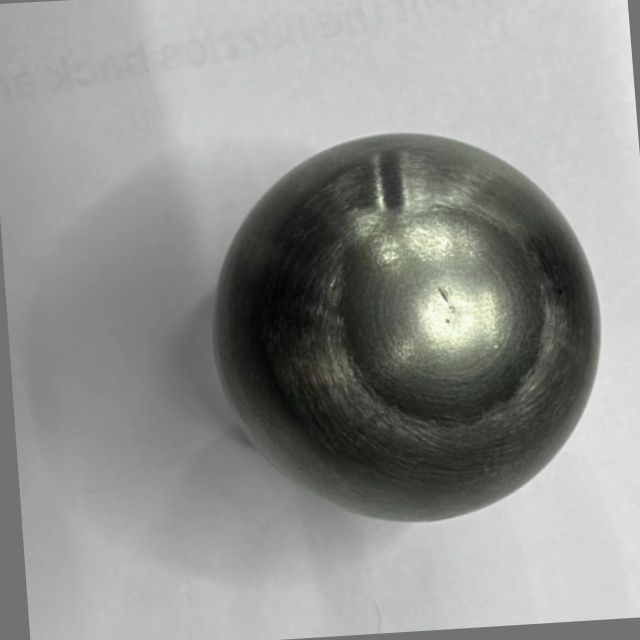
#> input picture data/augmented/nozzle_1/typeA_aug001.jpg, 640 x 640 px; its folder holds only this picture in this run
$ python inspect_augmented.py
#> lines starting #> are read from the running program, lines starting #| are printed output that depends on the picture
"""
Contact sheet viewer — shows a grid of random images from your augmented dataset.
Run this AFTER augment_dataset.py to sanity-check augmentation quality.
Opens the contact sheet image using Windows Photo Viewer.
"""

import cv2
import numpy as np
from pathlib import Path
import random
import os

PROJECT_ROOT = Path(__file__).resolve().parent.parent
AUG_DIR      = PROJECT_ROOT / "data" / "augmented"
OUT_PATH     = PROJECT_ROOT / "data" / "contact_sheet.jpg"

GRID_COLS  = 6
GRID_ROWS  = 5
THUMB_SIZE = (200, 200)
SEED       = 42
random.seed(SEED)


def make_contact_sheet():
    all_images = list(AUG_DIR.rglob("*.jpg")) + list(AUG_DIR.rglob("*.png"))
    if not all_images:
        print(f"[ERROR] No images found in {AUG_DIR}")
        print("  → Run augment_dataset.py first!")
        return

    print(f"  Found {len(all_images)} augmented images across all classes.")

    sample = random.sample(all_images, min(GRID_COLS * GRID_ROWS, len(all_images)))
    rows = []

    for r in range(GRID_ROWS):
        row_imgs = []
        for c in range(GRID_COLS):
            idx = r * GRID_COLS + c
            if idx >= len(sample):
                tile = np.zeros((THUMB_SIZE[1], THUMB_SIZE[0], 3), dtype=np.uint8)
            else:
                img = cv2.imread(str(sample[idx]))
#> img is the input picture: shape (640, 640, 3); mean B, G, R 145.8, 148.3, 147.4
                if img is None:
                    tile = np.zeros((THUMB_SIZE[1], THUMB_SIZE[0], 3), dtype=np.uint8)
                else:
                    tile = cv2.resize(img, THUMB_SIZE)
                    cls_name = sample[idx].parent.name   # e.g. nozzle_1
                    cv2.putText(tile, cls_name, (4, 20),
                                cv2.FONT_HERSHEY_SIMPLEX, 0.45, (0, 255, 0), 1)
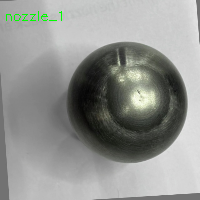
#> tile: shape (200, 200, 3); mean B, G, R 145.2, 148.4, 146.8
            row_imgs.append(tile)
        rows.append(np.hstack(row_imgs))

    sheet = np.vstack(rows)
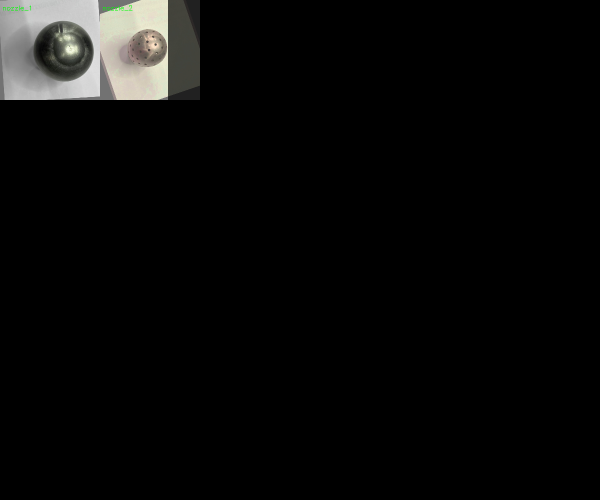
#> sheet: shape (1000, 1200, 3) (shown at 1/2 size); mean of channels 0, 1, 2 9.3, 9.8, 9.9; drawn as B, G, R
    OUT_PATH.parent.mkdir(parents=True, exist_ok=True)
    cv2.imwrite(str(OUT_PATH), sheet)
    print(f"  Contact sheet saved → {OUT_PATH}")

    # Open with Windows default image viewer (no GUI dependency needed)
    os.startfile(str(OUT_PATH))
    print("  Opened in Windows Photo Viewer ✓")


if __name__ == "__main__":
    make_contact_sheet()
